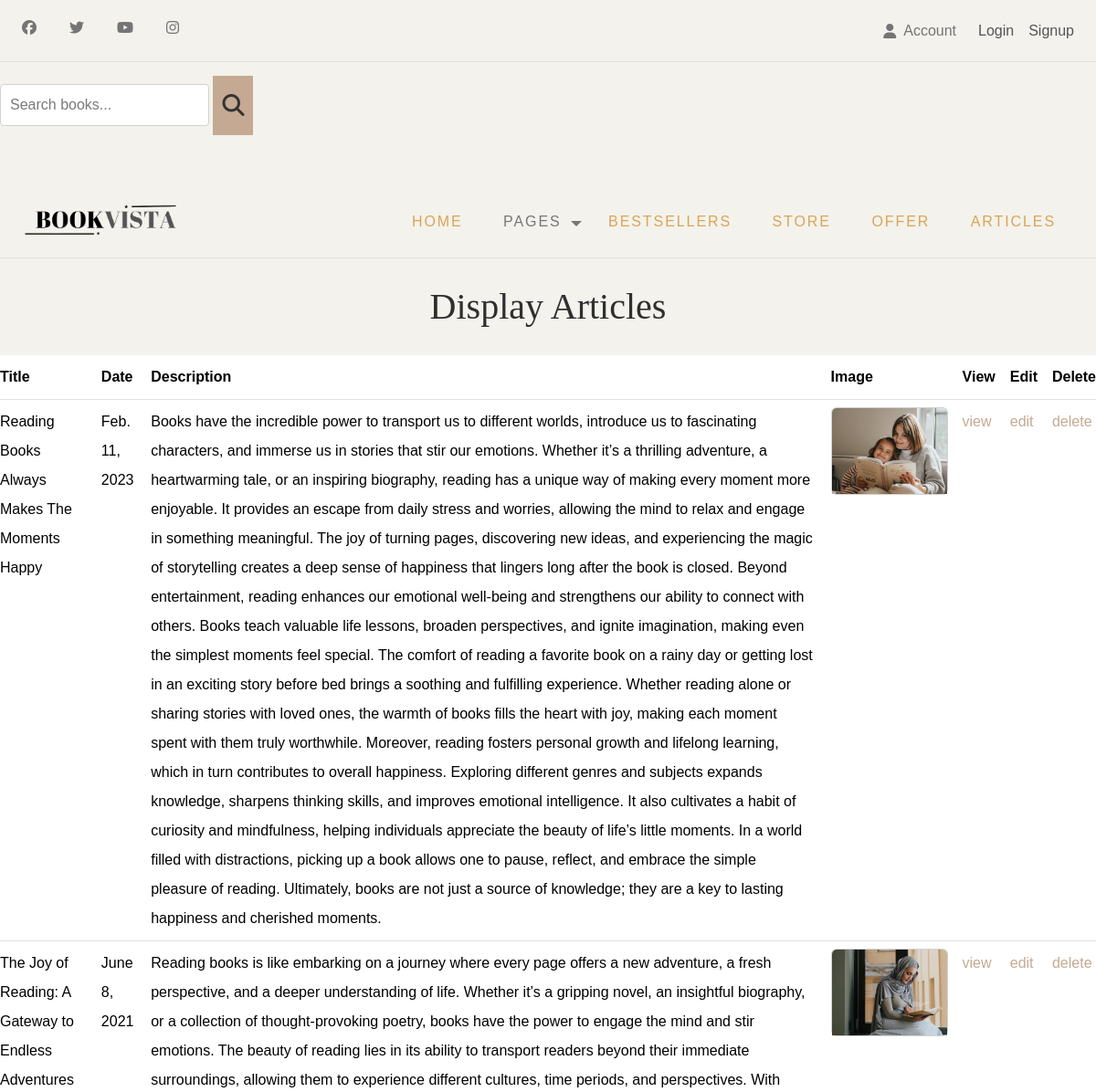
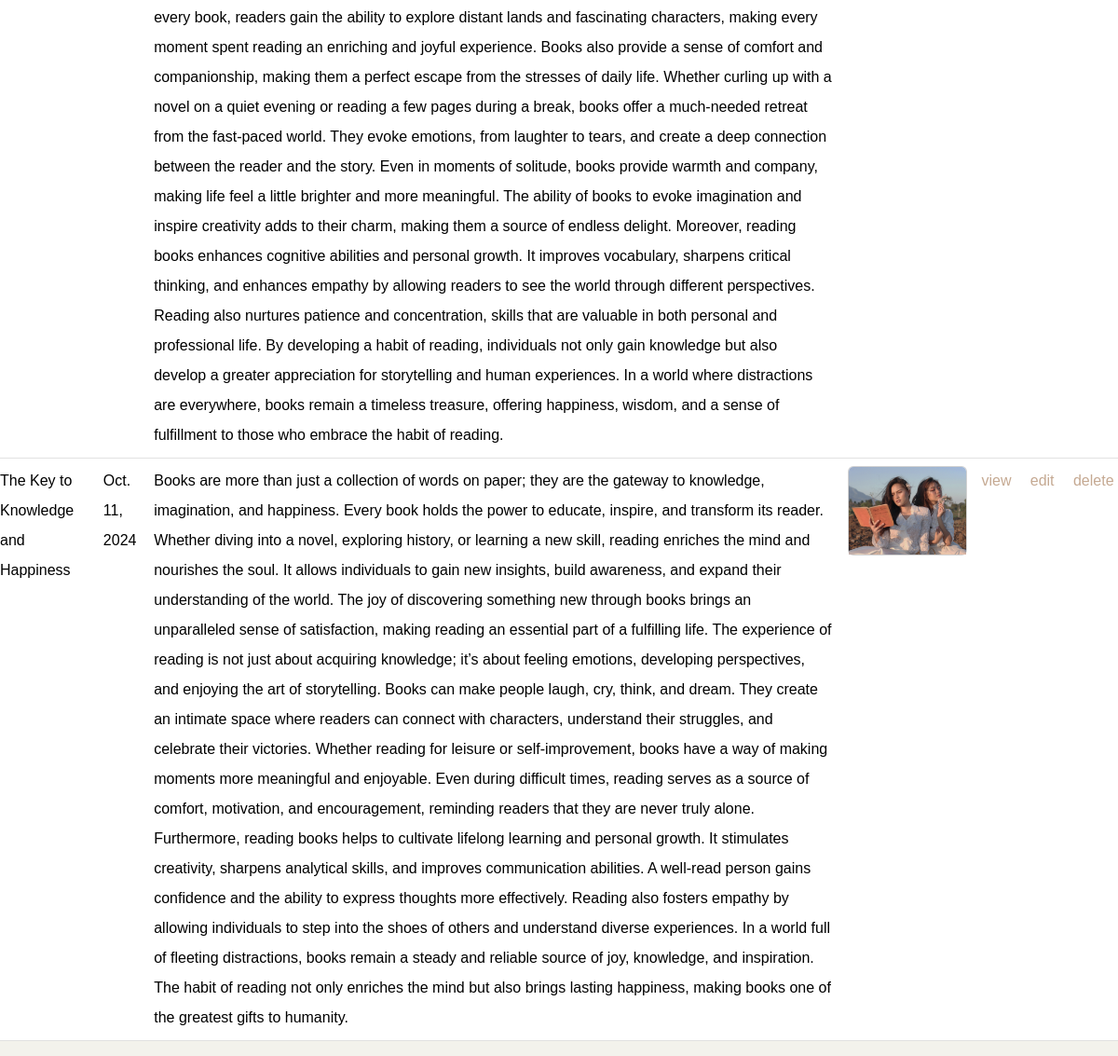
The page /articlesdisplay on the database its author committed (2 pictures, top to bottom).
### fifthclass/fifthapp/models.py (models this page shows, shortened)
class ArticlesModel(models.Model):
    article_title=models.CharField(max_length=100,null=True,blank=True)
    article_date=models.DateField(null=True,blank=True)
    article_desc=models.TextField(null=True,blank=True)
    article_image=models.ImageField(null=True, blank=True, upload_to='articles')

### fifthclass/fifthapp/views.py (the view)
# urls.py: path('articlesdisplay', views.ArticlesDisplay, name='articlesdisplay'),
def ArticlesDisplay(request):
    art=ArticlesModel.objects.all()
    return render(request,'articlesdisplay.html',{'art':art})

### fifthclass/fifthapp/views.py (called while the page is built)
def cart_and_wishlist_count(request):
    cart_count = CartModel.objects.filter(user=request.user).count() if request.user.is_authenticated else 0
    wishlist_count = WishlistModel.objects.filter(user=request.user).count() if request.user.is_authenticated else 0
    return {'cart_count': cart_count, 'wishlist_count': wishlist_count}

### templates/articlesdisplay.html
{% extends 'base.html'%}
{% load static %}
{% block content %}
<link href="{%static 'css/style.css'%}" rel="stylesheet">
  <div class="p2">
        <center><h1>Display Articles</h1></center>
      </div>
<table class="table table-table table-hover">
  <thead>
            <tr>
                <th>Title</th>
                <th>Date</th>
                <th>Description</th>
                <th>Image</th>
                <th>View</th>
                <th>Edit</th>
                <th>Delete</th>
            </tr>
        </thead>
    {% for item in art %}
   <tbody>
            <tr>
                <td>{{item.article_title}}</td>
                <td>{{item.article_date}}</td>
                <td>{{item.article_desc}}</td>
                <td>{% if item.article_image %}
     <div class="card" style="width: 8rem;">
  <img src="{{item.article_image.url}}" class="card-img-top" alt="...">
</div>
                {% endif %}</td>
                <td><a href="{% url 'articlesingle' item.id %}">view</a>
                <td><a href="{% url 'articlesedit' item.id %}">edit</a></td>
                <td><a href="{% url 'articlesdelete' item.id %}">delete</a></td>
            </tr>
        </tbody>
    {% endfor %}
{% endblock %}

### static/css/style.css (style rules this page uses)
:root { --header-height: 160px; --header-height-min: 80px; }
:root { --accent-color: #C5A992; --secondary-color: #C5A992; --dark-color: #2f2f2f; --light-color: #F3F2EC; --body-text-color: #757575; --light-text-color: #afafaf; --dark-text-color: #2f2f2f; }
:root { --body-font: "Raleway", sans-serif; --heading-font: "Prata", Georgia, serif; --secondary-font: "Playfair Display", Georgia, serif; }
:root, [data-bs-theme=light] { --heading-font: "Prata", Georgia, serif; --heading-font-weight: 400; --heading-color: var(--bs-dark); --heading-line-height: 1.1; --swiper-theme-color: var(--bs-primary); --custom-easing: cubic-bezier(.17, .67, .83, .67); --bs-body-font-family: "Raleway", arial, sans-serif; --bs-body-font-size: 0.9rem; --bs-body-font-weight: 400; --bs-body-line-height: 1.7; --bs-body-color: #333; --bs-body-color-rgb: 51, 51, 51; --bs-primary: #C5A992; --bs-primary-dark: #C5A992; --bs-secondary: #C5A992; --bs-black: #111; --bs-light: #F1F1F0; --bs-dark: #212529; --bs-gray: #949494; --bs-gray-dark: #51565b; --bs-primary-rgb: 169, 128, 115; --bs-secondary-rgb: 253, 238, 233; --bs-black-rgb: 17, 17, 17; --bs-light-rgb: 241, 241, 240; --bs-dark-rgb: 33, 37, 41; --bs-link-color: var(--bs-dark); --bs-link-color-rgb: 17, 17, 17; --bs-link-decoration: underline; --bs-link-hover-color: var(--bs-primary); --bs-link-hover-color-rgb: 169, 128, 115; }
h1, h2, h3, h4, h5, h6 { color: var(--heading-color); }
a { text-decoration: none; transition: all 0.3s ease-out; }
*, *::before, *::after { -webkit-box-sizing: border-box; -moz-box-sizing: border-box; box-sizing: border-box; }
html { box-sizing: border-box; }
body { font-family: var(--body-font); font-size: 16px; line-height: 2; color: var(--body-text-color); background-color: var(--light-color); }
a { color: var(--accent-color); transition: 0.3s color ease-out; }
img { display: inline-block; border: 0; max-width: 100%; height: auto; vertical-align: middle; }
h1, .h1, h2, .h2, h3, .h3, h4, .h4, h5, .h5, h6, .h6 { font-family: var(--heading-font); line-height: 1.2; color: var(--dark-color); }
h1, h2, h3 { margin: 25px 0; text-transform: capitalize; }
h1, .h1 { font-size: 2.5em; line-height: 1.4; }
::placeholder { color: #999; }
th, td { padding: 12px 15px; text-align: left; border-bottom: 1px solid #E1E1E1; }
th:first-child, td:first-child { padding-left: 0; }
th:last-child, td:last-child { padding-right: 0; }
pre, blockquote, dl, figure, table, p, ul, ol, form { margin-bottom: 2.5rem; }

### rows shown on the page
ArticlesModel: article_title "Reading Books Always Makes The Moments Happy", article_date "Feb. 11, 2023", article_desc "Books have the incredible power to transport us to different worlds, introduce us to fascinating characters, and immerse us in stories that stir our emotions. Whether it’s a thrilling adventure, a heartwarming tale, or an inspiring biography, reading has a unique way of making every moment more enjoyable. It provides an escape from daily stress and worries, allowing the mind to relax and engage in something meaningful. The joy of turning pages, discovering new ideas, and experiencing the magic of storytelling creates a deep sense of happiness that lingers long after the book is closed. Beyond entertainment, reading enhances our emotional well-being and strengthens our ability to connect…", article_image (picture)
ArticlesModel: article_title "The Joy of Reading: A Gateway to Endless Adventures", article_date "June 8, 2021", article_desc "Reading books is like embarking on a journey where every page offers a new adventure, a fresh perspective, and a deeper understanding of life. Whether it’s a gripping novel, an insightful biography, or a collection of thought-provoking poetry, books have the power to engage the mind and stir emotions. The beauty of reading lies in its ability to transport readers beyond their immediate surroundings, allowing them to experience different cultures, time periods, and perspectives. With every book, readers gain the ability to explore distant lands and fascinating characters, making every moment spent reading an enriching and joyful experience. Books also provide a sense of comfort and…", article_image (picture)
ArticlesModel: article_title "The Key to Knowledge and Happiness", article_date "Oct. 11, 2024", article_desc "Books are more than just a collection of words on paper; they are the gateway to knowledge, imagination, and happiness. Every book holds the power to educate, inspire, and transform its reader. Whether diving into a novel, exploring history, or learning a new skill, reading enriches the mind and nourishes the soul. It allows individuals to gain new insights, build awareness, and expand their understanding of the world. The joy of discovering something new through books brings an unparalleled sense of satisfaction, making reading an essential part of a fulfilling life. The experience of reading is not just about acquiring knowledge; it’s about feeling emotions, developing perspectives, and…", article_image (picture)
